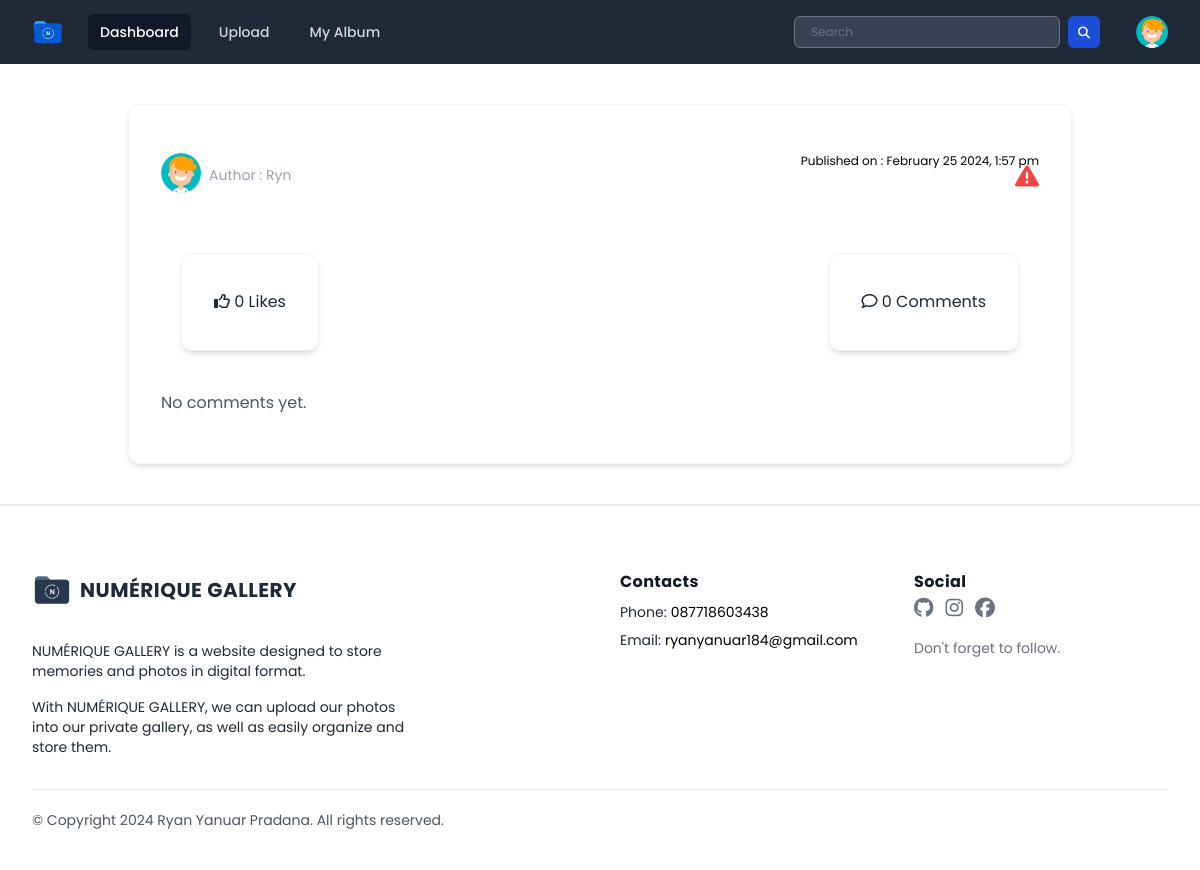
Page /public/page/user/post.php?photoID=19 (signed in) on the earlier database version.
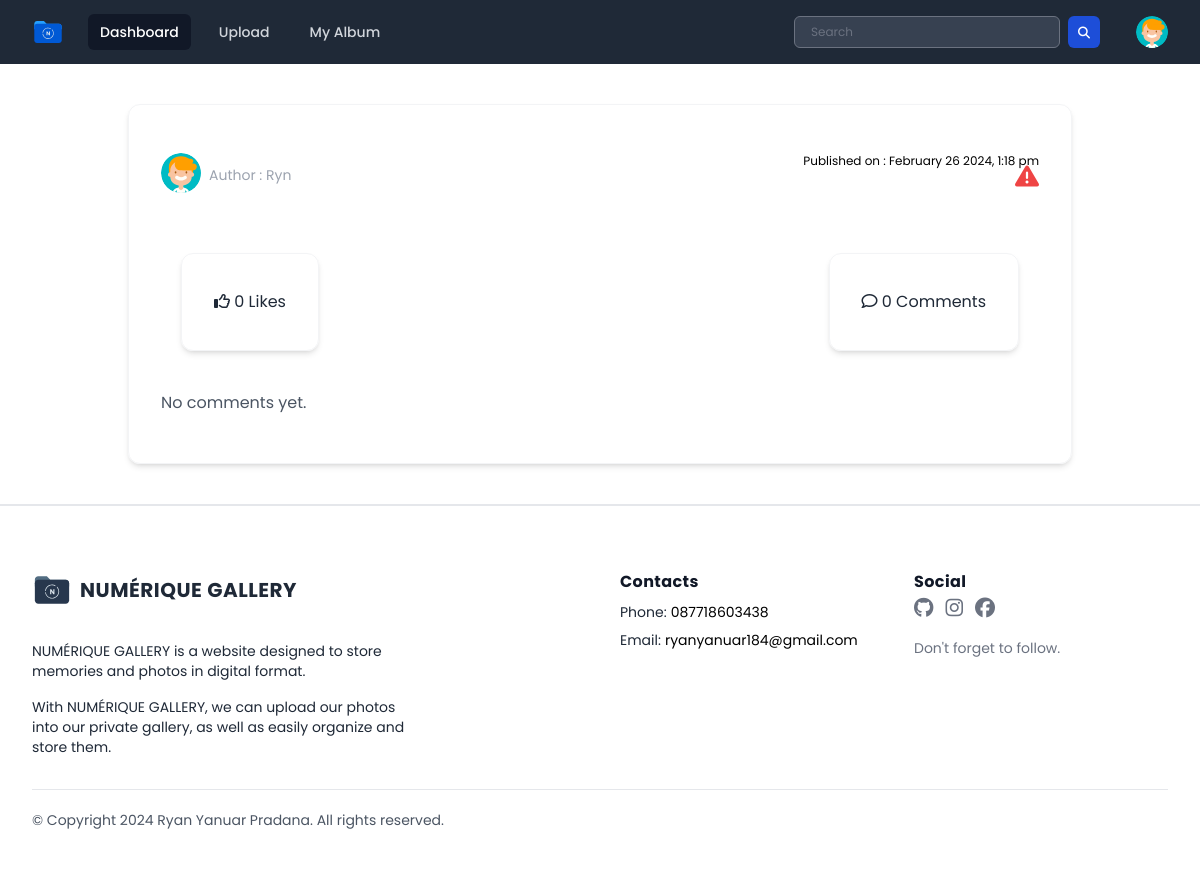
Same page on the later database version.
### tables this page shows
CREATE TABLE `photos` (
  `photoID` int(11) NOT NULL,
  `userID` int(11) NOT NULL,
  `albumID` int(11) DEFAULT 0,
  `title` varchar(100) DEFAULT NULL,
  `description` text DEFAULT NULL,
  `image_path` varchar(255) DEFAULT NULL,
  `createdAt` timestamp NOT NULL DEFAULT current_timestamp() ON UPDATE current_timestamp()
);

CREATE TABLE `users` (
  `userID` int(11) NOT NULL,
  `name` varchar(255) DEFAULT NULL,
  `username` varchar(50) NOT NULL,
  `password` varchar(255) NOT NULL,
  `email` varchar(100) NOT NULL,
  `access_level` varchar(50) DEFAULT 'user',
  `last_login` datetime DEFAULT NULL,
  `createdAt` timestamp NOT NULL DEFAULT current_timestamp(),
  `profile_photo` varchar(255) DEFAULT 'default_profile.svg'
);

### public/page/user/post.php (the view, shortened to what the changed rows need)
<?php
include "../../../database/koneksi.php";
$photoID = isset($_GET['photoID']) ? $_GET['photoID'] : null;
$username = $_SESSION["username"];
$queryUserID = "SELECT * FROM users WHERE username = '$username'";
$resultUser = mysqli_query($conn, $queryUserID);
if ($resultUser && mysqli_num_rows($resultUser) > 0) {
    $rowUser = mysqli_fetch_assoc($resultUser);
    $username = $rowUser["username"];
    if ($photoID) {
        $query = "SELECT photos.photoID, photos.userID, photos.title, photos.description, photos.image_path, photos.createdAt, users.name, users.username
        FROM photos
        INNER JOIN users ON photos.userID = users.userID
        WHERE photos.photoID = $photoID";
        $result = mysqli_query($conn, $query);
        if ($result && mysqli_num_rows($result) > 0) {
            $row = mysqli_fetch_assoc($result);
            $createdAt = date('F j Y, g:i a', strtotime($row['createdAt']));
            $username = $row['username'];
        }
    }
}
?>
<!DOCTYPE html>
<html lang="en">
<head>
    <link rel="stylesheet" href="../../css/output.css">
    <link rel="stylesheet" href="../../css/style.css">
    <link rel="stylesheet" href="../../css/all.min.css">
    <link rel="stylesheet" href="../../css/fontawesome.min.css">
</head>
<body class="h-screen overflow-x-hidden font-poppins">
    <div class="container mx-auto ">
        <div class="m-10 border-gray-100 border shadow-md rounded-xl py-12 px-8">
            <div class="mx-auto flex justify-between">
                <div class="flex items-center">
                    <div class="">
                        <p class="pt-1 text-sm text-gray-400">
                            <span class="font-normal">Author : </span><?= $username ?>
                        </p>
                    </div>
                </div>
                <div class="relative">
                    <p class="text-xs">
                        <span>Published on : </span><?= $createdAt ?>
                    </p>
                    <button onclick="toggleReportPopup()" class="absolute bottom-0 right-0 pt-2 text-2xl text-red-500 hover:text-red-700">
                        <i class="fa-solid fa-triangle-exclamation"></i>
                    </button>
                </div>
            </div>
        </div>
    </div>
</body>
</html>

Differences in the rows shown:
changed photos "Ryn": createdAt "February 25 2024, 1:57 pm" → "February 26 2024, 1:18 pm"
